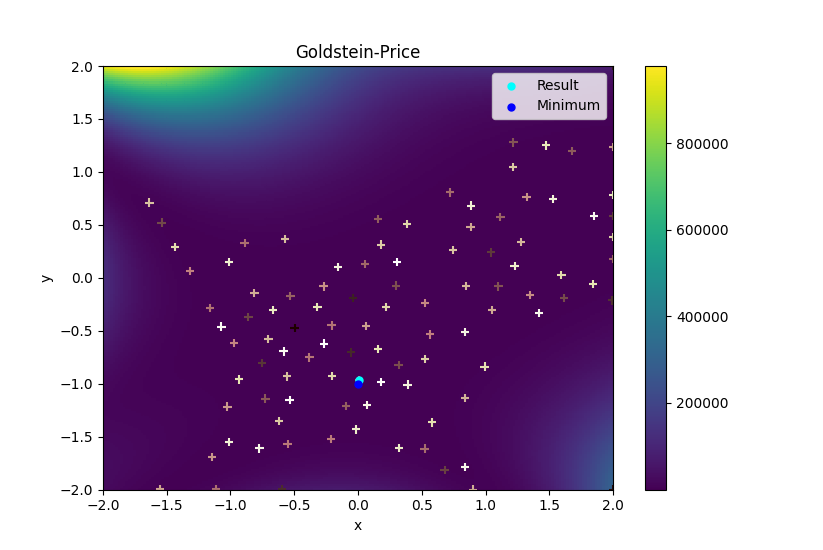

The Python source for this figure:
import numpy as np
import matplotlib.pyplot as plt

def func(x, y):
    """
    returns the negative of the Goldstein-Price function
    """
    return -((1+((x+y+1)**2)*(19-14*x+3*x**2-14*y+6*x*y+3*y**2))*(30+((2*x-3*y)**2)*(18-32*x+12*x**2+48*y-36*x*y+27*y**2)))

# generate 2 2d grids for the x & y bounds
y, x = np.meshgrid(np.linspace(-2, 2, 200), np.linspace(-2, 2, 200))
#z as a function of x and y
z=((1+((x+y+1)**2)*(19-14*x+3*x**2-14*y+6*x*y+3*y**2))*(30+((2*x-3*y)**2)*(18-32*x+12*x**2+48*y-36*x*y+27*y**2)))
#z = (1+(x+y+1)**2*(19-14*x+3*x**2-14*y+6*x*y+3*y**2))*(30+(2*x-3*y)**2*(18-32*x+12*x**2+48*y-36*x*y+27*y**2))  


from bayes_opt import BayesianOptimization

# Bounded region of parameter space
pbounds = {'x': (-2, 2), 'y': (-2, 2)}


optimizer = BayesianOptimization(
    f=func,
    pbounds=pbounds,
    verbose=2, # verbose = 1 prints only when a maximum is observed, verbose = 0 is silent
    random_state=1,
)

init=100
iter=100

optimizer.maximize(
    init_points=init,
    n_iter=iter,
)

print(optimizer.max)

#get probed coordinates
xcoords=[]
ycoords=[]
for i, res in enumerate(optimizer.res):
    #print("Iteration {}: \n\t{}".format(i, res))
    xcoords.append(res['params']['x'])
    ycoords.append(res['params']['y'])

xcoords=np.array(xcoords)
xinit=xcoords[:init]
xiter=xcoords[init:]
ycoords=np.array(ycoords)
yinit=ycoords[:init]
yiter=ycoords[init:]

# x and y are bounds, so z should be the value *inside* those bounds.
# Therefore, remove the last value from the z array.
z = z[:-1, :-1]
z_min, z_max = z.min(), np.abs(z).max()

fig, ax = plt.subplots()

c = ax.pcolormesh(x, y, z, vmin=z_min, vmax=z_max)
ax.set_title('Goldstein-Price')
# set the limits of the plot to the limits of the data
ax.axis([x.min(), x.max(), y.min(), y.max()])
fig.colorbar(c, ax=ax)
markers=range(len(xiter))
#plt.scatter(xinit,yinit,s=10, color="black")
plt.scatter(xiter,yiter,c=markers,cmap="pink", marker="+")
plt.scatter(optimizer.max["params"]["x"],optimizer.max["params"]["y"],color="cyan", s=25,label="Result")
plt.scatter(0,-1,color="blue",label="Minimum",s=25)
plt.xlabel("x")
plt.ylabel("y")
plt.legend()
plt.show()
